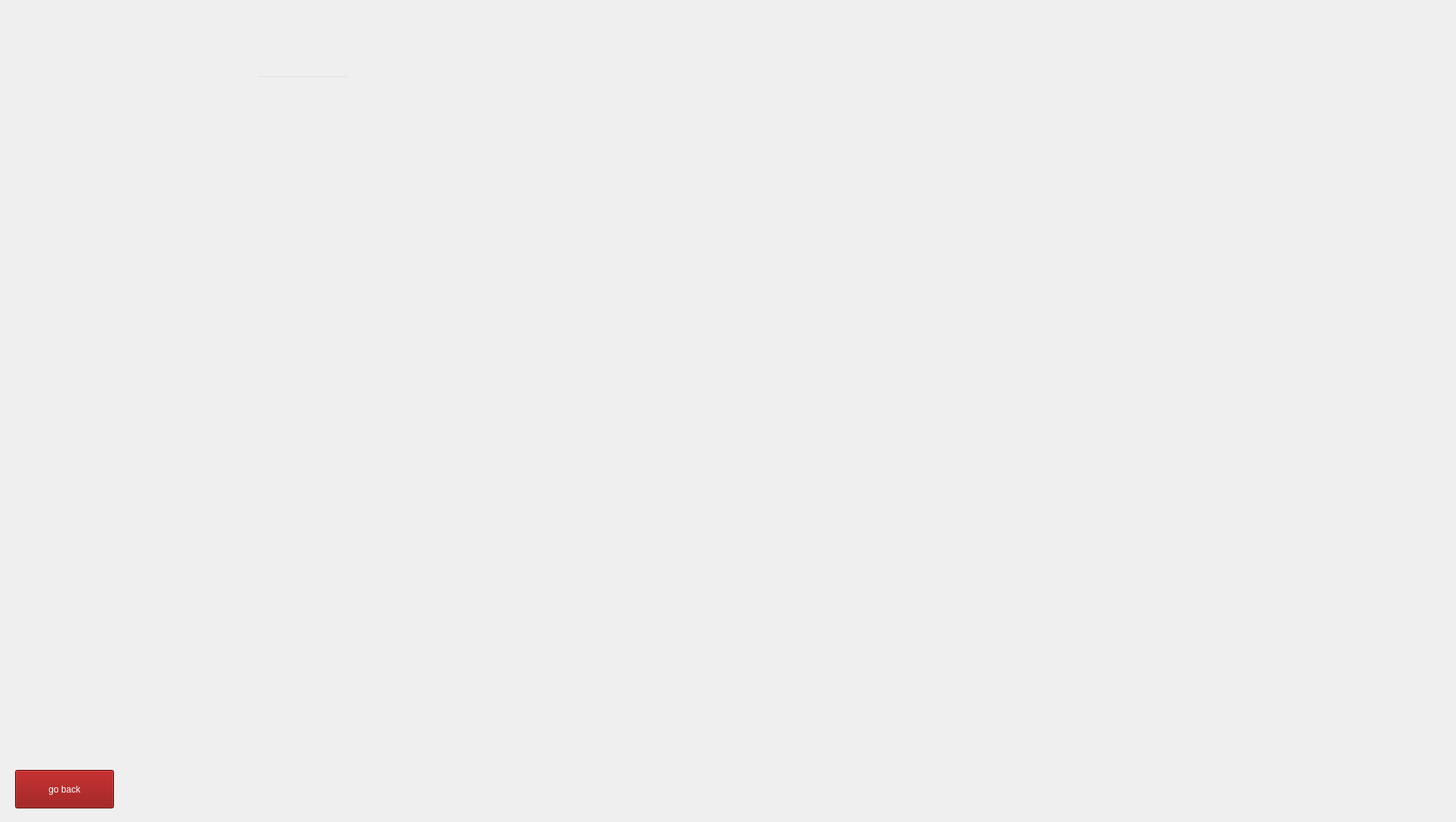
    <widget class="QWidget" name="yearly">
     <widget class="QLabel" name="label_7">
      <property name="geometry">
       <rect>
        <x>0</x>
        <y>0</y>
        <width>1920</width>
        <height>1080</height>
       </rect>
      </property>
      <property name="text">
       <string/>
      </property>
      <property name="pixmap">
       <pixmap resource="bgi.qrc">:/new/prefix1/bgi/yearly mins.jpg</pixmap>
      </property>
      <property name="scaledContents">
       <bool>true</bool>
      </property>
     </widget>
     <widget class="QPushButton" name="submit_4">
      <property name="geometry">
       <rect>
        <x>570</x>
        <y>90</y>
        <width>231</width>
        <height>81</height>
       </rect>
      </property>
      <property name="cursor">
       <cursorShape>PointingHandCursor</cursorShape>
      </property>
      <property name="styleSheet">
       <string notr="true">QPushButton {
    background-color: transparent;
    border: none;
}

QPushButton:hover {
    background-color: rgba(20,20, 20, 30);
    border-radius: 10px;
}
</string>
      </property>
      <property name="text">
       <string/>
      </property>
     </widget>
     <widget class="QPushButton" name="back_to_memmenue_5">
      <property name="geometry">
       <rect>
        <x>20</x>
        <y>1020</y>
        <width>131</width>
        <height>51</height>
       </rect>
      </property>
      <property name="styleSheet">
       <string notr="true">background-color: rgb(138, 0, 0);
font: 24pt &quot;Microsoft Tai Le&quot;;
color: white;</string>
      </property>
      <property name="text">
       <string>go back</string>
      </property>
     </widget>
     <widget class="QLineEdit" name="year">
      <property name="geometry">
       <rect>
        <x>340</x>
        <y>100</y>
        <width>121</width>
        <height>61</height>
       </rect>
      </property>
      <property name="styleSheet">
       <string notr="true">font: 35pt &quot;Segoe UI&quot;;
color: rgb(255, 255, 255);
background: transparent;
</string>
      </property>
      <property name="inputMethodHints">
       <set>Qt::InputMethodHint::ImhDigitsOnly</set>
      </property>
      <property name="text">
       <string/>
      </property>
      <property name="readOnly">
       <bool>false</bool>
      </property>
     </widget>
     <widget class="QTextEdit" name="yearlymins">
      <property name="geometry">
       <rect>
        <x>10</x>
        <y>210</y>
        <width>841</width>
        <height>291</height>
       </rect>
      </property>
      <property name="styleSheet">
       <string notr="true">background-color: transparent;
font: 50pt &quot;Microsoft Sans Serif&quot;;
color: white;
text-align: center;
border:transparent;
</string>
      </property>
      <property name="readOnly">
       <bool>true</bool>
      </property>
      <property name="html">
       <string>&lt;!DOCTYPE HTML PUBLIC &quot;-//W3C//DTD HTML 4.0//EN&quot; &quot;http://www.w3.org/TR/REC-html40/strict.dtd&quot;&gt;
&lt;html&gt;&lt;head&gt;&lt;meta name=&quot;qrichtext&quot; content=&quot;1&quot; /&gt;&lt;meta charset=&quot;utf-8&quot; /&gt;&lt;style type=&quot;text/css&quot;&gt;
p, li { white-space: pre-wrap; }
hr { height: 1px; border-width: 0; }
li.unchecked::marker { content: &quot;\2610&quot;; }
li.checked::marker { content: &quot;\2612&quot;; }
&lt;/style&gt;&lt;/head&gt;&lt;body style=&quot; font-family:'Microsoft Sans Serif'; font-size:50pt; font-weight:400; font-style:normal;&quot;&gt;
&lt;p style=&quot;-qt-paragraph-type:empty; margin-top:0px; margin-bottom:0px; margin-left:0px; margin-right:0px; -qt-block-indent:0; text-indent:0px;&quot;&gt;&lt;br /&gt;&lt;/p&gt;&lt;/body&gt;&lt;/html&gt;</string>
      </property>
     </widget>
    </widget>
